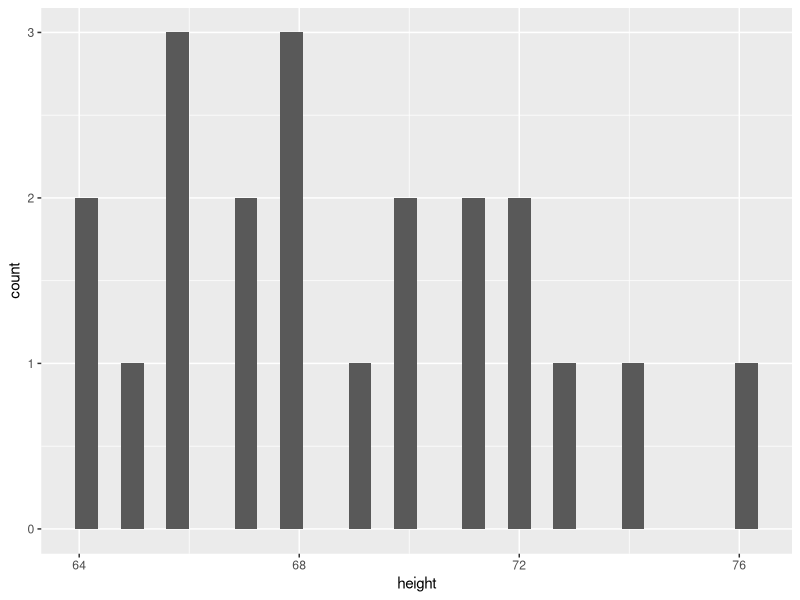
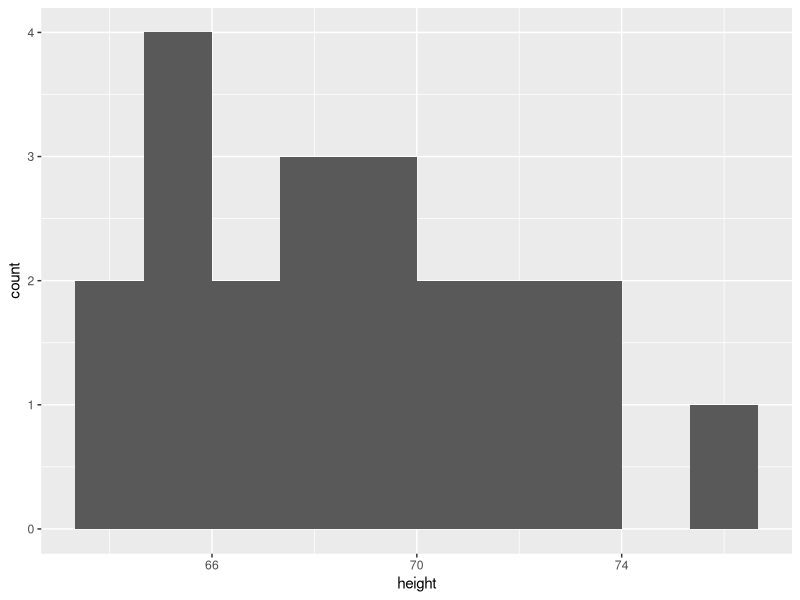
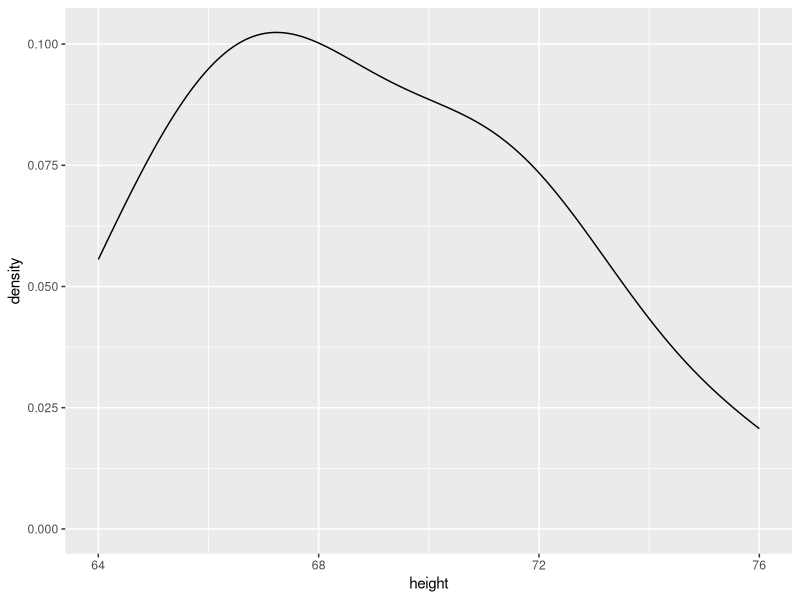
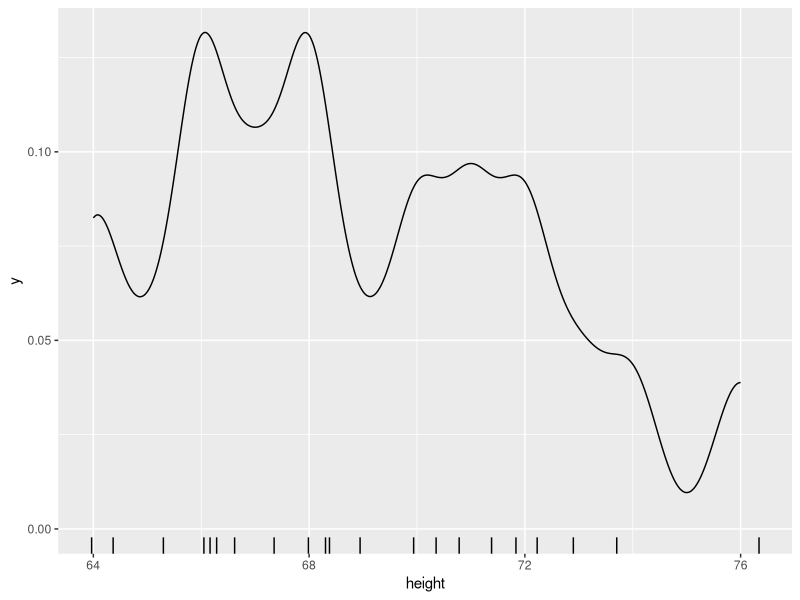
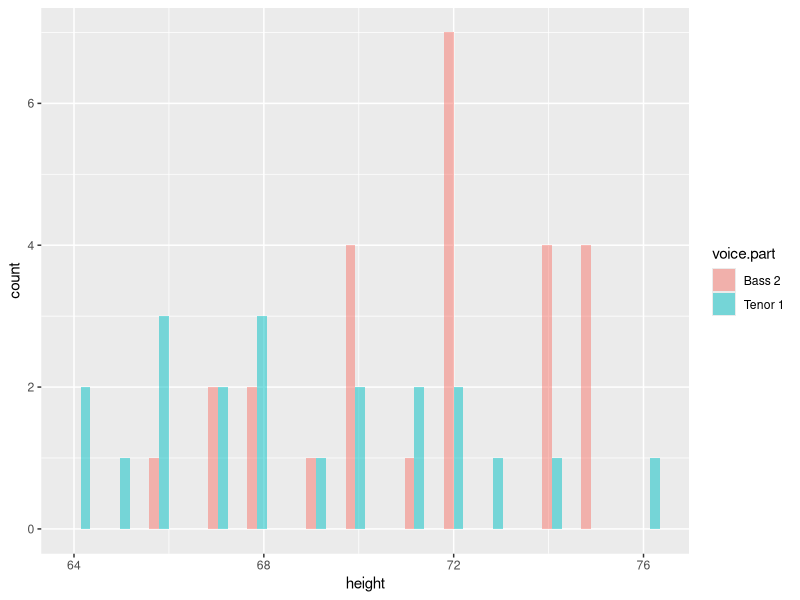
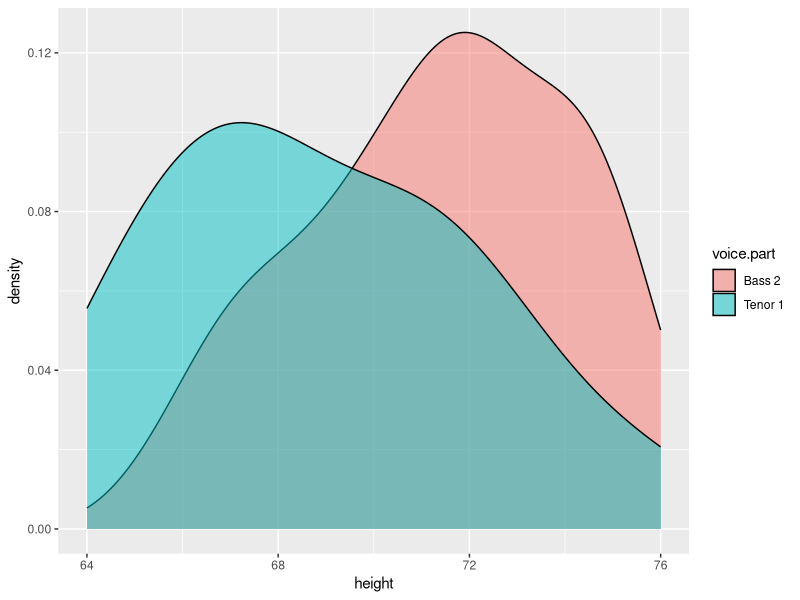
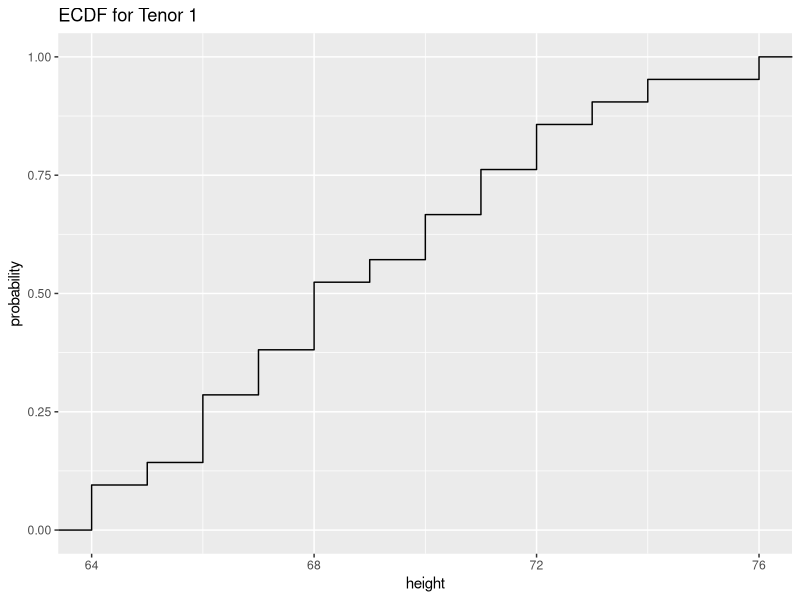
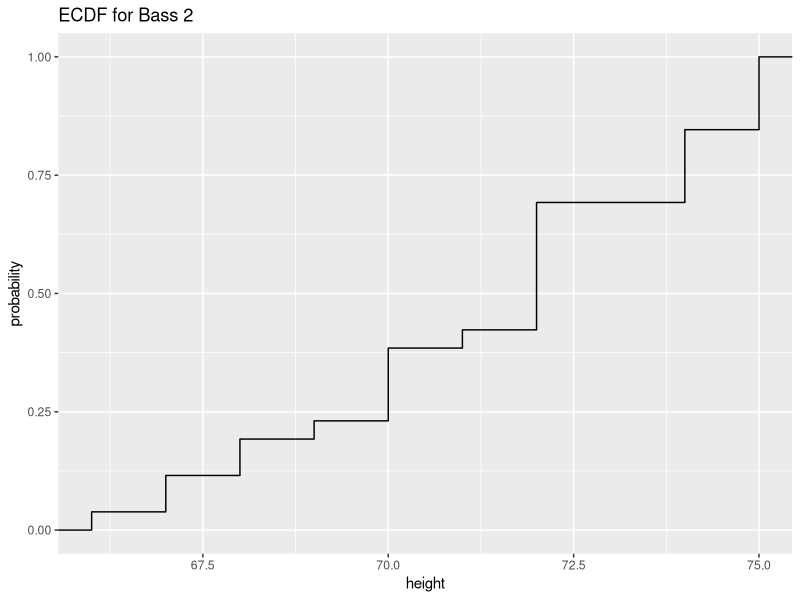

Source code (R) for these figures, in order:

## ----load required packages and data-------------------------------------
library(tidyverse)
## the "lattice" package has the singer data
library(lattice)

## ----print-data----------------------------------------------------------
head(singer) 

## ----data-transformation-------------------------------------------------
#subset data
tenor1 = singer |> subset(voice.part == "Tenor 1") 
bass2 = singer |> subset(voice.part == "Bass 2")
tenor1_or_bass2 = singer |> subset(voice.part %in% c("Tenor 1", "Bass 2")) 

## ----histogram-----------------------------------------------------------
ggplot(tenor1, aes(x = height)) + geom_histogram()
#try different bin number
ggplot(tenor1, aes(x = height)) + geom_histogram(bins = 10) 

## ----density-------------------------------------------------------------
ggplot(tenor1, aes(x = height)) + geom_density()
#density with rug
ggplot(tenor1, aes(x = height)) +
  geom_density(adjust = .3) +
  geom_rug(aes(y = 0), sides = "b", 
           position = position_jitter(height = 0))

## ----histograms-for-comparison-------------------------------------------
#histograms
ggplot(tenor1_or_bass2) +
  geom_histogram(aes(x = height, fill = voice.part),
                 alpha = .5, position = "dodge")
#density plots
ggplot(tenor1_or_bass2) +
  geom_density(aes(x = height, fill = voice.part), alpha = .5)

## ----plot-ecdf-----------------------------------------------------------
ggplot(tenor1, aes(x = height)) + stat_ecdf() +
  xlab("height") +
  ylab("probability") + 
  ggtitle("ECDF for Tenor 1")

ggplot(bass2, aes(x = height)) + stat_ecdf() +
  xlab("height") +
  ylab("probability") + 
  ggtitle("ECDF for Bass 2")

## ----quantile-plots------------------------------------------------------
#by hand
n.tenor1 = nrow(tenor1)
f.value = (0.5:(n.tenor1 - 0.5))/n.tenor1
tenor1 = tenor1 |> 
  arrange(height) |> 
  mutate(f.value = f.value) 
ggplot(tenor1, aes(x = f.value, y = height)) +
  geom_line() +
  geom_point()

n.bass2 = nrow(bass2)
f.value = (0.5:(n.bass2 - 0.5))/n.bass2
bass2 = bass2 |> 
  arrange(height) |> 
  mutate(f.value = f.value)
ggplot(bass2, aes(x = f.value, y = height)) +
  geom_line() +
  geom_point()

## ----q-q-plot-----------------------------------------------------------
#using base R function to generate a dataframe

qq.df = as.data.frame(qqplot(tenor1$height, bass2$height,
                             plot.it = FALSE))
ggplot(qq.df, aes(x = x, y = y)) +
  geom_point() +
  geom_abline(slope = 1, intercept = 0) +
  xlim(c(64, 76)) +
  ylim(c(64, 76)) +
  xlab("Tenor 1") + ylab("Bass 2")

## ----m-d-plot-----------------------------------------------------------
ggplot(qq.df, aes(x = (x+y)/2, y = y-x)) +
  geom_point() +
  geom_abline(slope = 0, intercept = 0) +
  xlab("Mean") + ylab("Difference")

## ----summary-statistics-------------------------------------------------
singer |> 
  group_by(voice.part) |> 
  summarise(mean = mean(height),
            sd = sd(height),
            median = median(height),
            mad = mad(height),
            iqr = IQR(height))

## ----box-plot-----------------------------------------------------------
ggplot(tenor1, aes(x = "Height", y = height)) +
  geom_boxplot()

ggplot(singer, aes(x = voice.part, y = height)) +
  geom_boxplot() +
  coord_flip() +
  ggtitle("Boxplot of singer's heights by voice part") +
  ylab("Height") + xlab("Voice part")
